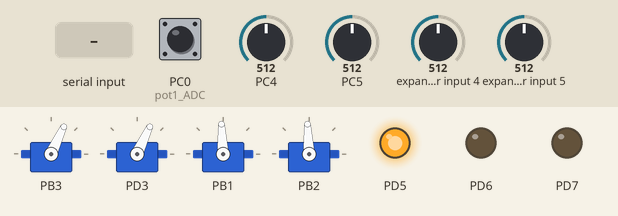
Simulated run of this program. Board: ATmega328P, built with avr-gcc and emulated at 4 MHz. On the bench: 4 × servo, output pins drawn as LEDs (lit = HIGH). The inputs (shaded band) are chosen by the test bench; at power-on: PC4 = 512, PC5 = 512, expander input 4 = 512, expander input 5 = 512, PC0 (pot1_ADC) HIGH. Servo pulses on a pin are drawn as a servo (544–2400 µs = 0–180°); pins used as bus, display or sensor lines are not drawn.

Above: at 1.2 s.
1.3 s: PC4 set to 716
At 2.0 s:
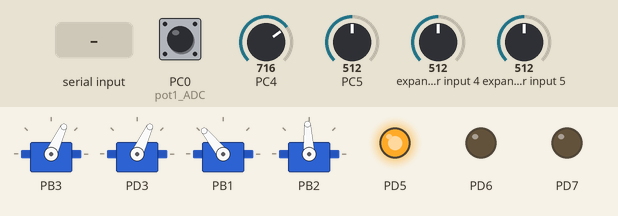
2.8 s: PC5 set to 716
At 3.1 s:
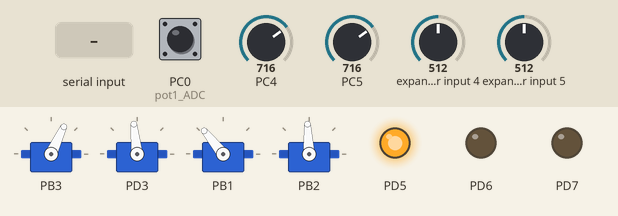
4.3 s: expander input 4 set to 716
At 5.1 s:
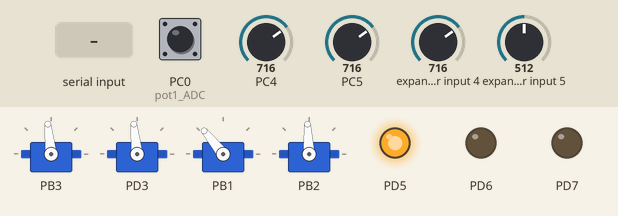
5.8 s: expander input 5 set to 716
At 6.6 s:
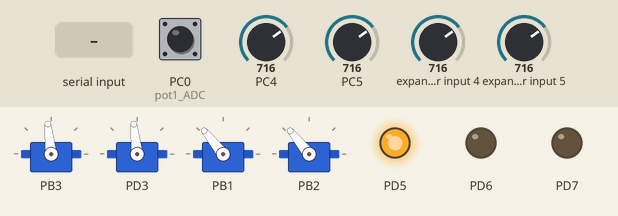
7.3 s: PC0 (pot1_ADC) pulled LOW for 0.15 s
At 7.8 s:
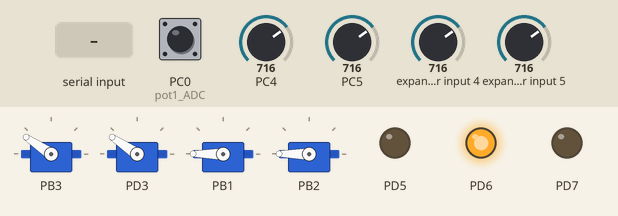
10.4 s: "1" received over Serial
At 11.3 s:
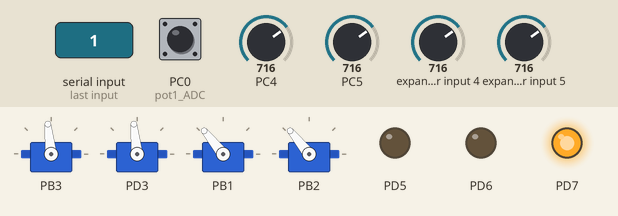
Timing chart, 0 to 12.9 s (numbered marks = the images above; inputs shaded):
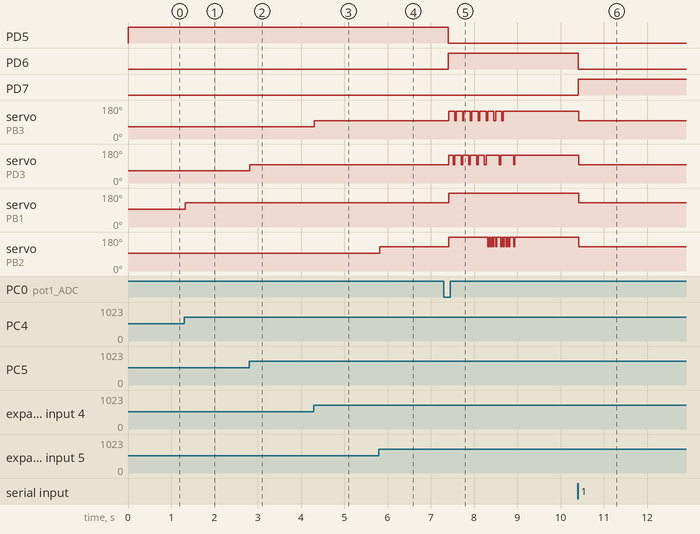

Measured:
- after the input at 1.3 s, servo on PB1: 93° → 129° at once
- after the input at 2.8 s, servo on PD3: 65° → 96° at once
- after the input at 4.3 s, servo on PB3: 65° → 96° at once
- after the input at 5.8 s, servo on PB2: 93° → 129° at once
- after the input at 7.3 s, PD5: HIGH → LOW after 0.10 s; PD6: LOW → HIGH after 0.10 s
- after the input at 10.4 s, PD6: HIGH → LOW at once; PD7: LOW → HIGH at once; servo on PB3: 146° → 96° at once; servo on PB1, servo on PB2: 180° → 129° at once

The program:

main.c
```c
/*
 * Proyecto_02_04.c
 *
 * Created: 5/20/2024 9:10:17 PM
 * Author : samue
 */
#define F_CPU 4000000
#include <avr/io.h>
#include <avr/interrupt.h>
#include <stdint.h>
#include <stdio.h>
#include <util/delay.h>
#include <avr/eeprom.h>
//------------------------------------ LIBRERIAS -------------------------------------
#include "ADC/ADC.h"
#include "PWM1/PWM1.h"
#include "PWM2/PWM2.h"
#include "UART/UART.h"
//------------------------------------ VARIABLES -------------------------------------

uint8_t pot1_ADC = 0;
uint16_t dutyCycle1 = 0;
uint8_t pot2_ADC = 0;
uint16_t dutyCycle2 = 0;
uint8_t pot3_ADC = 0;
uint8_t dutyCycle3 = 0;
uint8_t pot4_ADC = 0;
uint8_t dutyCycle4 = 0;
uint8_t selector = 0;
uint8_t modo = 0;
uint8_t memoria = 0;

uint8_t temp_pot1_ADC = 0;
uint8_t temp_pot2_ADC = 0;
uint8_t temp_pot3_ADC = 0;
uint8_t temp_pot4_ADC = 0;
//------------------------------------ DIRECCIONES DE EEPROM -------------------------------------
#define EEPROM_POS1 0x00
#define EEPROM_POS2 0x10
#define EEPROM_POS3 0x20
#define EEPROM_POS4 0x30
//------------------------------------ DECLARACION DE FUNCIONES -------------------------------------

void setup(void);
void manual(void);
void save_position(uint8_t memoria);
void load_position(uint8_t memoria);
void save_temp_position(void);
void apply_temp_position(void);
//------------------------------------ FUNCIONES -------------------------------------
uint16_t mapADCtoServo1(uint8_t valor_ADC1){
	return (uint16_t)(((float)valor_ADC1/255)*(149.88-37.47)+37.47);
}

uint16_t mapADCtoServo2(uint8_t valor_ADC2){
	return (uint16_t)(((float)valor_ADC2/255)*(149.88-37.47)+37.47);
}

uint8_t mapADCtoServo3(uint8_t valor_ADC3){
	return (uint8_t)(((float)valor_ADC3/255)*(31-5)+5);
}

uint8_t mapADCtoServo4(uint8_t valor_ADC4){
	return (uint8_t)(((float)valor_ADC4/255)*(31-5)+5);
}

void setup(void){
	cli();
	DDRC = 0;
	// PUERTOS DE LEDS DE MENU
	DDRD |= (1<<DDD5)|(1<<DDD6)|(1<<DDD7);

	// PUERTOS DE ENTRADA DE BOTONES
	DDRC &= ~(1<<DDC0) & ~(1<<DDC1) & ~(1<<DDC2);
	PORTC |= (1<<PORTC0)|(1<<PORTC1)|(1<<PORTC2);
	// HABILITO INTERRUPCION DE BOTON
	PCICR |= (1<<PCIE1);
	PCMSK1 |= (1<<PCINT8);
	init_PWM1();
	init_PWM2();
	initADC();
	initUART9600();
	sei();
}
void manual(){
	dutyCycle1 = mapADCtoServo1(pot1_ADC);
	updateDutyCicle1A(dutyCycle1);


	dutyCycle2 = mapADCtoServo2(pot2_ADC);
	updateDutyCicle1B(dutyCycle2);


	dutyCycle3 = mapADCtoServo3(pot3_ADC);
	updateDutyCicle2A(dutyCycle3);


	dutyCycle4 = mapADCtoServo4(pot4_ADC);
	updateDutyCicle2B(dutyCycle4);
}
void save_position(uint8_t memoria) {
	uint16_t addr = 0;
	switch(memoria) {
		case 0:
		addr = EEPROM_POS1;
		break;
		case 1:
		addr = EEPROM_POS2;
		break;
		case 2:
		addr = EEPROM_POS3;
		break;
		case 3:
		addr = EEPROM_POS4;
		break;
	}
	eeprom_update_byte((uint8_t*)(addr + 0), pot1_ADC);
	eeprom_update_byte((uint8_t*)(addr + 1), pot2_ADC);
	eeprom_update_byte((uint8_t*)(addr + 2), pot3_ADC);
	eeprom_update_byte((uint8_t*)(addr + 3), pot4_ADC);
}

void load_position(uint8_t memoria) {
	uint16_t addr = 0;
	switch(memoria) {
		case 0:
		addr = EEPROM_POS1;
		break;
		case 1:
		addr = EEPROM_POS2;
		break;
		case 2:
		addr = EEPROM_POS3;
		break;
		case 3:
		addr = EEPROM_POS4;
		break;
	}
	 pot1_ADC = eeprom_read_byte((uint8_t*)(addr + 0));
	 pot2_ADC = eeprom_read_byte((uint8_t*)(addr + 1));
	 pot3_ADC = eeprom_read_byte((uint8_t*)(addr + 2));
	 pot4_ADC = eeprom_read_byte((uint8_t*)(addr + 3));
}
void save_temp_position() {
	temp_pot1_ADC = pot1_ADC;
	temp_pot2_ADC = pot2_ADC;
	temp_pot3_ADC = pot3_ADC;
	temp_pot4_ADC = pot4_ADC;
}

void apply_temp_position() {
	pot1_ADC = temp_pot1_ADC;
	pot2_ADC = temp_pot2_ADC;
	pot3_ADC = temp_pot3_ADC;
	pot4_ADC = temp_pot4_ADC;
}


//---------------------------- MAIN -------------------------------------------------
int main(void)
{
	CLKPR = (1<<CLKPCE);
	CLKPR = (1<<CLKPS1); // CLK a 4 MHz
	setup();
	while (1)
	{
		if (modo == 0)
		{
			PORTD &= ~(1<<PIND7);
			PORTD |= (1<<PIND5);
			manual();
		}
		else if (modo == 1){
			PORTD &= ~(1<<PIND5);
			PORTD |= (1<<PIND6);
			load_position(memoria);
			manual();
		}
		else if (modo == 2){
			PORTD &= ~(1<<PIND6);
			PORTD |= (1<<PIND7);
			manual();
		}
		else if (modo == 3){
			PORTD &= ~(1<<PIND5)&~(1<<PIND6)&~(1<<PIND7);
		}

	}
}

//----------------------------INTERRUPCIONES-------------------------------------------------
ISR(ADC_vect){
	// PARAMOS EL ADC
	ADCSRA &= ~(1<<ADEN);
	// SELECCIONAMOS QUE TOCA LEER
	if (selector == 0)
	{
		// SELECCIONAMOS EL ADC
		ADMUX = ((ADMUX & ~((1<<MUX2)|(1<<MUX1)|(1<<MUX0))) | ((1<<MUX2)|(1<<MUX1)|(1<<MUX0)));
		pot1_ADC = ADCH;
		selector +=1;
	}
	else if (selector == 1)
	{
		ADMUX = ((ADMUX & ~((1<<MUX2)|(1<<MUX1)|(1<<MUX0))) | ((1<<MUX2)|(1<<MUX1)));
		pot2_ADC = ADCH;
		selector +=1;
	}
	else if (selector == 2)
	{
		ADMUX = ((ADMUX & ~((1<<MUX2)|(1<<MUX1)|(1<<MUX0))) | ((1<<MUX2)|(1<<MUX0)));
		pot3_ADC = ADCH;
		selector +=1;
	}
	else if (selector == 3)
	{
		ADMUX = ((ADMUX & ~((1<<MUX2)|(1<<MUX1)|(1<<MUX0))) | (1<<MUX2));
		pot4_ADC = ADCH;
		selector = 0;
	}
	// INICIAMOS EL ADC Y LA LECTURA NUEVAMENTE
	ADCSRA |= (1<<ADEN);
	ADCSRA |= (1<<ADSC);
	ADCSRA |= (1<<ADIF);

}

ISR (PCINT1_vect){
	if (!(PINC & (1 << PINC0))) {
		_delay_ms(100); // Debouncing delay
		if (!(PINC & (1 << PINC0))) { // Verifica nuevamente si el botón está presionado
			modo++; // Incrementa la variable modo
			if (modo >= 4) { // Si modo alcanza 3, reinícialo a 0
				modo = 0;
			}
		}
	}
}
ISR (PCINT2_vect) {
	if (modo == 2) { // Verifica si estamos en el modo 2 para activar el botón de grabación
		if (!(PINC & (1 << PINC1))) { // Botón para grabar la posición actual en la memoria
			_delay_ms(100); // Debouncing delay
			if (!(PINC & (1 << PINC1))) { // Verifica nuevamente si el botón está presionado
				save_temp_position(); // Guardar la posición actual temporalmente
				save_position(memoria); // Guardar la posición actual en la memoria
			}
		}
	}
}
ISR(USART_RX_vect) {
	char received = UDR0;
	if (received == '1') {
		modo++;
		if (modo >= 4) {
			modo = 0;
		}
	}
}
```

ADC.c
```c
/*
 * ADC.c
 *
 * Created: 5/20/2024 9:24:02 PM
 *  Author: samue
 */
#include "ADC.h"

void initADC(){
	ADMUX = 0;
	// VOLTAJE DE REFERENCIA
	ADMUX |= (1<<REFS0);
	// JUSTIFICACION A LA IZQUIERDA
	ADMUX |= (1<<ADLAR);

	ADCSRA = 0;
	// HABILITAR EL ADC
	ADCSRA |= (1<<ADEN);
	ADCSRA |= (1<<ADIE);
	// PRESCALER DE 128
	ADCSRA |= (1<<ADPS2) | (1<<ADPS1) | (1<<ADPS0);
	ADCSRB = 0;
	DIDR0 |= (1<<ADC0D) | (1<<ADC1D) | (1<<ADC2D) | (1<<ADC3D);


	// COMENZAR LA CONVERSION
	ADCSRA |= (1<<ADSC);
}
```

ADC.h
```c
/*
 * ADC.h
 *
 * Created: 5/20/2024 9:22:44 PM
 *  Author: samue
 */


#ifndef ADC_H_
#define ADC_H_

#include <stdint.h>
#include <avr/io.h>
#include <avr/interrupt.h>

void initADC(void);


#endif /* ADC_H_ */
```

PWM1.c
```c
/*
 * PWM1.c
 *
 * Created: 5/20/2024 9:16:55 PM
 *  Author: samue
 */
#include "PWM1.h"
void init_PWM1(void){
	// DECLARACION DE PUERTOS DE SALIDA
	DDRB |= (1 << DDB1) | (1 << DDB2);
	TCCR1A = 0;
	TCCR1B = 0;
	// USAMOS NO INVERTIDO
	TCCR1A |= (1 << COM1A1);
	TCCR1A |= (1 << COM1B1);

	TCCR1A |= (1<<WGM11);
	TCCR1B |= (1<<WGM12)|(1<<WGM13);

	// SE USA PRESCALER DE 64
	TCCR1B |= (1<<CS11)|(1<<CS10);

	//TOP 1249
	ICR1H = 0x04;
	ICR1L = 0xE1;
}

void updateDutyCicle1A(uint16_t duty){
	OCR1A = duty;
}

void updateDutyCicle1B(uint16_t duty){
	OCR1B = duty;
}
```

PWM1.h
```c
/*
 * PWM1.h
 *
 * Created: 5/20/2024 9:16:31 PM
 *  Author: samue
 */


#ifndef PWM1_H_
#define PWM1_H_

#include <stdint.h>
#include <avr/io.h>

void init_PWM1(void);
void updateDutyCicle1A(uint16_t duty);
void updateDutyCicle1B(uint16_t duty);


#endif /* PWM1_H_ */
```

PWM2.c
```c
/*
 * PWM2.c
 *
 * Created: 5/20/2024 9:20:10 PM
 *  Author: samue
 */
#include "PWM2.h"

void init_PWM2(void){
	// PUERTOS DE SALIDA DE SALIDA
	DDRB |= (1 << DDB3);
	DDRD |= (1 << DDD3);
	TCCR2A = 0;
	TCCR2B = 0;
	// MODO NO INVERTIDO
	TCCR2A |= (1<<COM2A1);
	TCCR2A |= (1<<COM2B1);
	// MODO FAST
	TCCR2A |= (1<<WGM21)|(1<<WGM20);
	// USAMOS PRESCALER DE 256
	TCCR2B |= (1<<CS22)|(1<<CS21);
}

void updateDutyCicle2A(uint8_t duty){
	OCR2A = duty;
}

void updateDutyCicle2B(uint8_t duty){
	OCR2B = duty;
}
```

PWM2.h
```c
/*
 * PWM2.h
 *
 * Created: 5/20/2024 9:19:18 PM
 *  Author: samue
 */


#ifndef PWM2_H_
#define PWM2_H_


#include <stdint.h>
#include <avr/io.h>

void init_PWM2(void);
void updateDutyCicle2A(uint8_t duty);
void updateDutyCicle2B(uint8_t duty);


#endif /* PWM2_H_ */
```

UART.c
```c
/*
 * UART.c
 *
 * Created: 5/22/2024 10:25:46 AM
 *  Author: samue
 */
#include "UART.h"

void initUART9600(void){
	// paso 1: establecer pines como entrada y salida
	//RX COMO ENTRADA Y TX COMO SALIDA
	DDRD &= ~(1<<DDD0);
	DDRD |= (1<<DDD1);

	// PASO 2: configurar UCSR0A
	UCSR0A = 0;

	// PASO 3: configurar UCSR0B  DONDE SE HABILITA LA ISR DE RECEPCION
	UCSR0B = 0;
	UCSR0B |= (1<<RXCIE0) | (1<<RXEN0) | (1<<TXEN0);

	//PASO 4: CONFIGURAR UCSR0C
	UCSR0C = 0;
	//CONFIGURAR ASINCORONO Y SIN PARIDAD, 1 BIT DE STOP, 8 CARACTERES
	UCSR0C = (1<<UCSZ01) | (1<<UCSZ00);
	//PASO 5: SE CALCULA EL VALOR DE BAUD Y VELOCIDAD: 9600
	UBRR0 = 103;
}
void writeUART(char Caracter){
	// si no es 1 quedate esperando POR LO TANTO HASTA QUE SEA 1 VA CONTINUAR
	while (!(UCSR0A & (1<<UDRE0)));
	UDR0 = Caracter;
}
void writeUART_Text(char* Texto){
	uint8_t i;
	for (i=0; Texto[i]!= '\0'; i++){
		while (!(UCSR0A & (1<<UDRE0)) );
		UDR0 = Texto[i];
	}
}
```

UART.h
```c
/*
 * UART.h
 *
 * Created: 5/22/2024 10:20:16 AM
 *  Author: samue
 */


#ifndef UART_H_
#define UART_H_

#include <stdint.h>
#include <avr/io.h>
#include <avr/interrupt.h>

void initUART9600(void);
void writeUART(char Caracter);
void writeUART_Text(char* texto);


#endif /* UART_H_ */
```
